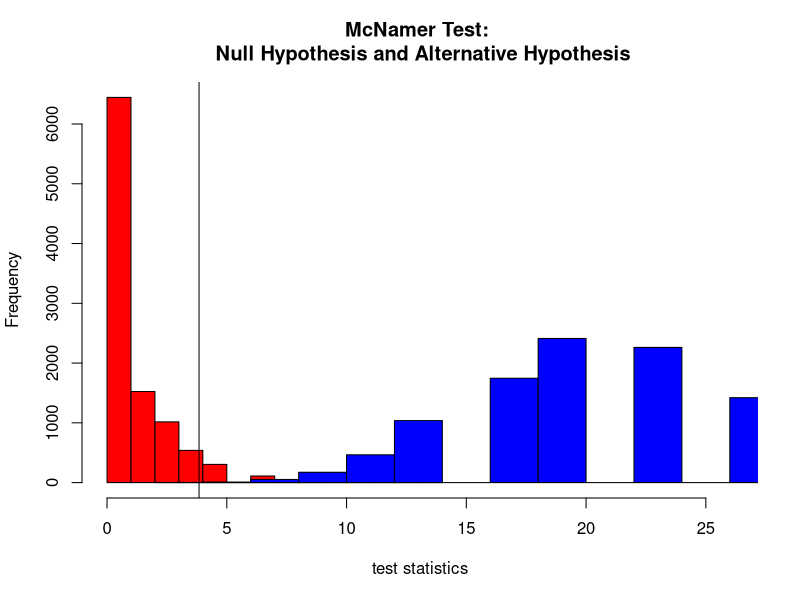

This figure's R source: (Note: this script raises an error after producing the figure.)
## Case for test of two categorical variable
## Basic settings
Switch_P0 <- 0.5  # P for Null Hypothesis
Switch_P1 <- 0.9  # P for Alternative Hypothesis
Target_N <- 30    # Sample size for this data
DF <- 1           # Degree of Freedom
alpha <- .95      # Criterion
## 
i = 10000         #
chi0 <- NULL      #
chi1 <- NULL      #
while(i > 0){     #
  chi0 <- c(chi0, #
           diff(table(sample(c("Switch_1","Switch_2"), size = Target_N, replace = TRUE, prob = c(Switch_P0,1-Switch_P0))))^2/Target_N   #
  ) #
  chi1 <- c(chi1, #
            diff(table(sample(c("Switch_1","Switch_2"), size = Target_N, replace = TRUE, prob = c(Switch_P1,1-Switch_P1))))^2/Target_N  #
  ) #
  i = i-1 #
} #
## Plot of sampling distribution
hist(chi0,xlab="test statistics", main="McNamer Test: \n Null Hypothesis and Alternative Hypothesis",xlim=c(0,max(chi1)), col="red")   #
hist(chi1, col = "blue", add=TRUE)      #
abline(v=qchisq(.95,DF))
## Estimation of Type 1 Error
paste0("By chisq distribution, Type 1 error is ", round(100*mean(chi0 > qchisq(alpha,DF,ncp=FALSE)),2),"%") #
## Estimation of Type 2 Error
paste0("By chisq distribution, Type 2 error is ", round(100*mean(chi1 < qchisq(alpha,DF,ncp=FALSE)),2),"%") #

### End of jamovi demonstration

sampling <- hist(chi, plot = FALSE)
## Plot of sampling distribution
plot(sampling$density,type = "h",main = "",
     xlab="test statistics",ylab="density",ylim=c(0,1))
lines(dchisq(sampling$breaks, df=1),col="red")
lines(dchisq(sampling$breaks, df=2),col="blue")

## SS of sampling and probability functions
sum(( (sampling$counts/10000) - dchisq(sampling$breaks, df=1))[-1]^2)
sum(( (sampling$counts/10000) - dchisq(sampling$breaks, df=2))[-1]^2)